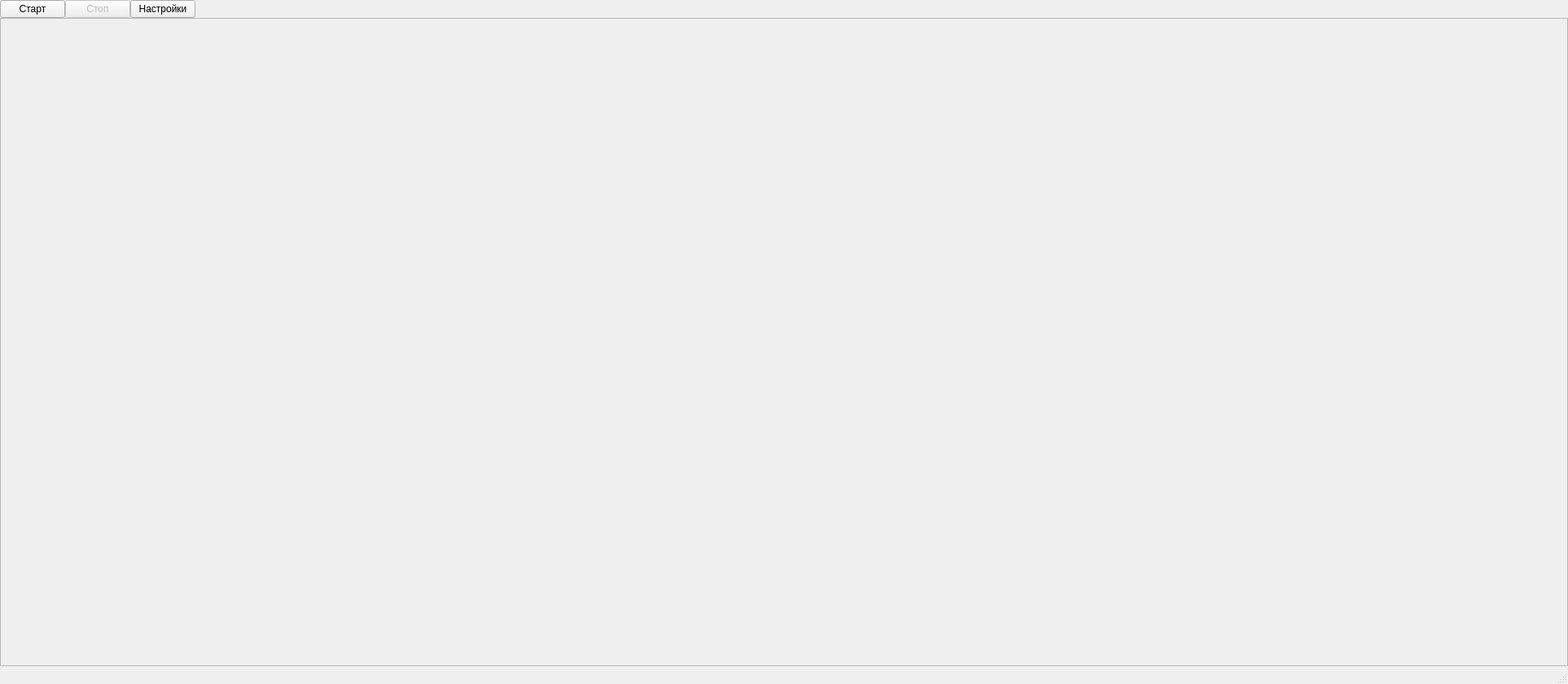
<?xml version="1.0" encoding="UTF-8"?>
<ui version="4.0">
 <class>MainWindow</class>
 <widget class="QMainWindow" name="MainWindow">
  <property name="geometry">
   <rect>
    <x>0</x>
    <y>0</y>
    <width>1926</width>
    <height>840</height>
   </rect>
  </property>
  <property name="windowTitle">
   <string>Мониторинг БКД - UDP Клиент</string>
  </property>
  <widget class="QWidget" name="centralWidget">
   <layout class="QVBoxLayout" name="verticalLayout">
    <property name="spacing">
     <number>0</number>
    </property>
    <property name="leftMargin">
     <number>0</number>
    </property>
    <property name="topMargin">
     <number>0</number>
    </property>
    <property name="rightMargin">
     <number>0</number>
    </property>
    <property name="bottomMargin">
     <number>0</number>
    </property>
    
    <!-- Исправленный блок с кнопками -->
    <item>
     <layout class="QHBoxLayout" name="controlLayout">
      <item>
       <widget class="QPushButton" name="startButton">
        <property name="text">
         <string>Старт</string>
        </property>
       </widget>
      </item>
      <item>
       <widget class="QPushButton" name="stopButton">
        <property name="text">
         <string>Стоп</string>
        </property>
        <property name="enabled">
         <bool>false</bool>
        </property>
       </widget>
      </item>
      <item>
       <widget class="QPushButton" name="settingsButton">
        <property name="text">
         <string>Настройки</string>
        </property>
       </widget>
      </item>
      <item>
       <spacer name="horizontalSpacer">
        <property name="orientation">
         <enum>Qt::Horizontal</enum>
        </property>
        <property name="sizeHint" stdset="0">
         <size>
          <width>40</width>
          <height>20</height>
         </size>
        </property>
       </spacer>
      </item>
     </layout>
    </item>
    
    <item>
    <widget class="QScrollArea" name="scrollArea">
        <property name="widgetResizable">
            <bool>true</bool>
        </property>
        <property name="sizeAdjustPolicy">
            <enum>QAbstractScrollArea::AdjustToContentsOnFirstShow</enum>
        </property>
        <widget class="QWidget" name="scrollAreaWidgetContents">
            <property name="geometry">
                <rect>
                    <x>0</x>
                    <y>0</y>
                    <width>1924</width>
                    <height>817</height>
                </rect>
            </property>
            <property name="minimumSize">
                <size>
                    <width>0</width>
                    <height>0</height>
                </size>
            </property>
            <layout class="QGridLayout" name="gridLayout">
                <property name="leftMargin">
                    <number>5</number>
                </property>
                <property name="topMargin">
                    <number>5</number>
                </property>
                <property name="rightMargin">
                    <number>5</number>
                </property>
                <property name="bottomMargin">
                    <number>5</number>
                </property>
                <property name="spacing">
                    <number>5</number>
                </property>
               
            </layout>
        </widget>
    </widget>
</item>
   </layout>
  </widget>
  <widget class="QStatusBar" name="statusBar"/>
 </widget>
 <resources/>
 <connections/>
</ui>
